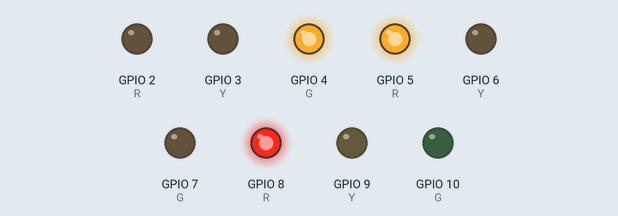
A program run on a simulated Raspberry Pi (BCM pin numbers). Parts: output pins drawn as LEDs (lit = HIGH). What the program prints to the terminal is not drawn. At 56.0 s the program stops and its outputs stay as they are.

Above: at 0.1 s.
At 20.1 s:
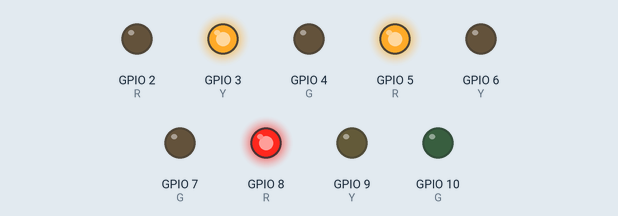
At 22.1 s:
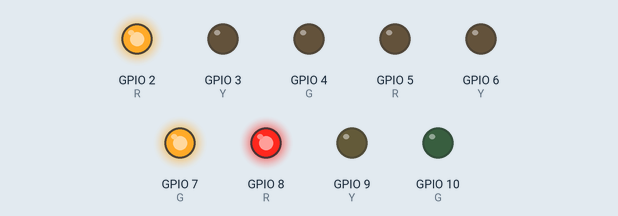
Timing chart, 0 to 23.6 s (numbered marks = the images above):
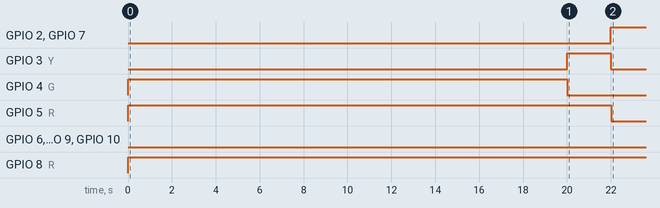

Measured:
- by itself, GPIO 2 (R), GPIO 7 (G): LOW → HIGH at 22.0 s
- by itself, GPIO 3 (Y): LOW → HIGH at 20.0 s, → LOW 2.0 s later
- by itself, GPIO 4 (G): LOW → HIGH at 0.00 s, → LOW 20.0 s later
- by itself, GPIO 5 (R): LOW → HIGH at 0.00 s, → LOW 22.0 s later
- by itself, GPIO 8 (R): LOW → HIGH at 0.00 s

The program:

code.py
```python
from gpiozero import LED
from time import sleep
import heapq

# Threshold for car count
CAR_THRESHOLD = 12

# Set duration (seconds)
DEFAULT_GREEN_DURATION = 10
EXTENDED_GREEN_DURATION = 20

# Define LED pins for each junction
junction_leds = {
    'J1': {'R': LED(2), 'Y': LED(3), 'G': LED(4)},
    'J2': {'R': LED(5), 'Y': LED(6), 'G': LED(7)},
    'J3': {'R': LED(8), 'Y': LED(9), 'G': LED(10)},
}

# Sample input: vehicle flow at each junction
incoming_traffic = [
    ('J1', 'Car'), ('J1', 'Car'), ('J1', 'Car'), ('J1', 'Car'),
    ('J1', 'Car'), ('J1', 'Car'), ('J1', 'Car'), ('J1', 'Car'),
    ('J1', 'Car'), ('J1', 'Car'), ('J1', 'Car'), ('J1', 'Car'),
    ('J1', 'Car'), ('J1', 'Car'), ('J1', 'Ambulance'),

    ('J2', 'Car'), ('J2', 'Car'), ('J2', 'Car'), ('J2', 'Car'),
    ('J2', 'Car'), ('J2', 'Car'), ('J2', 'Car'), ('J2', 'Ambulance'),
    ('J2', 'Car'), ('J2', 'Car'), ('J2', 'Car'), ('J2', 'Car'),

    ('J3', 'Car'), ('J3', 'Car'), ('J3', 'Car'), ('J3', 'Car'),
    ('J3', 'Car'), ('J3', 'Car'), ('J3', 'Car'), ('J3', 'Car'),
    ('J3', 'Car'), ('J3', 'Car'),
]

# Count vehicles per junction
vehicle_count = {
    'J1': {'Car': 0, 'Ambulance': 0},
    'J2': {'Car': 0, 'Ambulance': 0},
    'J3': {'Car': 0, 'Ambulance': 0}
}

for junction, vehicle in incoming_traffic:
    if vehicle in vehicle_count[junction]:
        vehicle_count[junction][vehicle] += 1

# Create priority queue: (-priority, junction)
# Higher ambulance count = higher priority
pq = []
for j in vehicle_count:
    amb = vehicle_count[j]['Ambulance']
    cars = vehicle_count[j]['Car']
    priority = (amb * 100) + cars  # Ambulance has stronger weight
    heapq.heappush(pq, (-priority, j))

# Process junctions in order of priority
while pq:
    _, j = heapq.heappop(pq)
    cars = vehicle_count[j]['Car']
    amb = vehicle_count[j]['Ambulance']

    print(f"\nJunction {j}:")
    print(f"  Cars: {cars}")
    print(f"  Ambulance: {amb}")

    # Red ON, Yellow OFF, Green OFF for all others
    for other in junction_leds:
        junction_leds[other]['R'].on()
        junction_leds[other]['Y'].off()
        junction_leds[other]['G'].off()

    if amb > 0:
        print("  🚨 Ambulance detected! Giving emergency green.")
        junction_leds[j]['R'].off()
        junction_leds[j]['G'].on()
        sleep(EXTENDED_GREEN_DURATION)
    elif cars > CAR_THRESHOLD:
        print(f"  🚗 High traffic! Extending green time.")
        junction_leds[j]['R'].off()
        junction_leds[j]['G'].on()
        sleep(EXTENDED_GREEN_DURATION)
    else:
        print("  Normal traffic. Standard green time.")
        junction_leds[j]['R'].off()
        junction_leds[j]['G'].on()
        sleep(DEFAULT_GREEN_DURATION)

    # Yellow blink before red
    junction_leds[j]['G'].off()
    junction_leds[j]['Y'].on()
    sleep(2)
    junction_leds[j]['Y'].off()
    junction_leds[j]['R'].on()

print("\n✅ Traffic cycle completed.\n")
```
